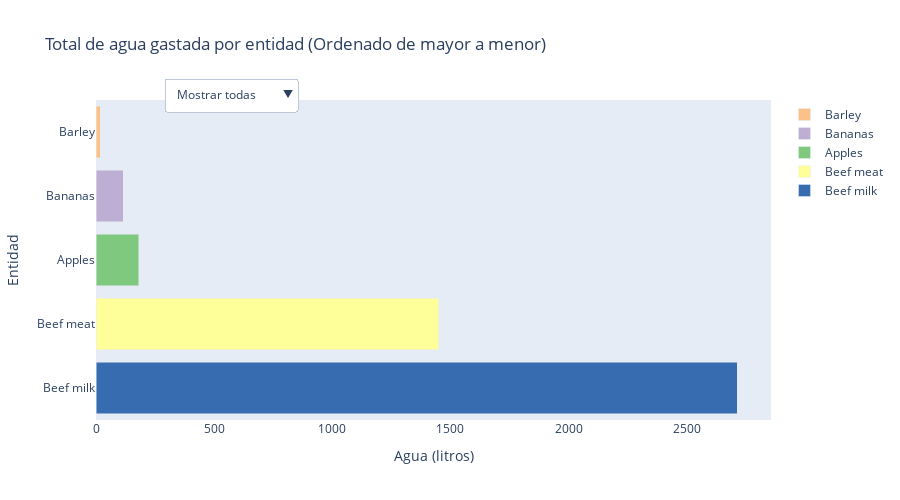

Write notebook code for a chart like this one.
### Code cell
# Eliminar filas con valores nulos en la columna 'Water_l_kg'
df_cleaned = fod.dropna(subset=['Water_l_kg'])

# Ordenar los datos de mayor a menor
df_sorted = df_cleaned.sort_values('Water_l_kg', ascending=False)

# Crear una paleta de colores pastel
colors = [
    '#7fc97f', '#beaed4', '#fdc086', '#ffff99', '#386cb0', '#f0027f', '#bf5b17', '#666666',
    '#1b9e77', '#7570b3', '#d95f02', '#e7298a', '#66a61e', '#e6ab02', '#a6761d', '#666666',
    '#008080', '#8b4513', '#e6d88a', '#a6cee3', '#ffbb78', '#c49c94', '#fdbf6f', '#b2df8a',
    '#fccde5', '#ffffb3', '#c2e699', '#1f78b4', '#33a02c', '#fb9a99', '#b15928', '#666666',
    '#e41a1c', '#377eb8', '#4daf4a', '#984ea3', '#ff7f00', '#a65628', '#f781bf', '#999999',
    '#66c2a5', '#fc8d62', '#8da0cb', '#e78ac3', '#a6d854', '#ffd92f', '#e5c494'
]

# Crear la figura y los datos de las barras
fig = go.Figure()

for i, row in df_sorted.iterrows():
    entity = row['Entity']
    water = row['Water_l_kg']
    
    # Añadir una barra al gráfico para cada entidad
    fig.add_trace(go.Bar(
        x=[water],
        y=[entity],
        orientation='h',
        name=entity,
        marker=dict(color=colors[i % len(colors)])
    ))

# Configurar el diseño del gráfico
fig.update_layout(
    title='Total de agua gastada por entidad (Ordenado de mayor a menor)',
    xaxis_title='Agua (litros)',
    yaxis_title='Entidad',
    barmode='stack',
    height=500
)

# Habilitar la selección de entidades
fig.update_layout(
    updatemenus=[
        dict(
            buttons=list([
                dict(
                    args=['visible', [True] * len(df_sorted)],
                    label='Mostrar todas',
                    method='restyle'
                ),
                dict(
                    args=['visible', [True] * len(df_sorted)],
                    label='Mostrar ninguna',
                    method='restyle'
                )
            ]),
            direction='down',
            pad={'r': 10, 't': 10},
            showactive=True,
            x=0.1,
            xanchor='left',
            y=1.1,
            yanchor='top'
        )
    ]
)

# Actualizar la visibilidad de las entidades al seleccionar/deseleccionar
for i, row in df_sorted.iterrows():
    entity = row['Entity']
    fig.update_traces(visible=True if i < 5 else False, selector=dict(name=entity))

# Mostrar el gráfico
fig.show()

### Figure 1 — Plotly figure (JSON) as saved in the notebook; plotly's stock layout.template omitted (floating-point values rounded to 4 significant figures)
{"data": [{"marker": {"color": "#d95f02"}, "name": "Cheese", "orientation": "h", "type": "bar", "visible": false, "x": [5605.0], "y": ["Cheese"]}, {"marker": {"color": "#ffbb78"}, "name": "Nuts", "orientation": "h", "type": "bar", "visible": false, "x": [4134.0], "y": ["Nuts"]}, {"marker": {"color": "#666666"}, "name": "Fish (farmed)", "orientation": "h", "type": "bar", "visible": false, "x": [3691.0], "y": ["Fish (farmed)"]}, {"marker": {"color": "#386cb0"}, "name": "Beef milk", "orientation": "h", "type": "bar", "visible": true, "x": [2714.0], "y": ["Beef milk"]}, {"marker": {"color": "#377eb8"}, "name": "Rice", "orientation": "h", "type": "bar", "visible": false, "x": [2248.0], "y": ["Rice"]}, {"marker": {"color": "#008080"}, "name": "Groundnuts", "orientation": "h", "type": "bar", "visible": false, "x": [1852.0], "y": ["Groundnuts"]}, {"marker": {"color": "#8b4513"}, "name": "Lamb", "orientation": "h", "type": "bar", "visible": false, "x": [1803.0], "y": ["Lamb"]}, {"marker": {"color": "#fb9a99"}, "name": "Pig Meat", "orientation": "h", "type": "bar", "visible": false, "x": [1796.0], "y": ["Pig Meat"]}, {"marker": {"color": "#ffff99"}, "name": "Beef meat", "orientation": "h", "type": "bar", "visible": true, "x": [1451.0], "y": ["Beef meat"]}, {"marker": {"color": "#666666"}, "name": "Poultry Meat", "orientation": "h", "type": "bar", "visible": false, "x": [660], "y": ["Poultry Meat"]}, {"marker": {"color": "#fc8d62"}, "name": "Wheat & Rye", "orientation": "h", "type": "bar", "visible": false, "x": [647.5], "y": ["Wheat & Rye"]}, {"marker": {"color": "#a6cee3"}, "name": "Milk", "orientation": "h", "type": "bar", "visible": false, "x": [628.2], "y": ["Milk"]}, {"marker": {"color": "#1b9e77"}, "name": "Cane Sugar", "orientation": "h", "type": "bar", "visible": false, "x": [620.1], "y": ["Cane Sugar"]}, {"marker": {"color": "#a6761d"}, "name": "Eggs", "orientation": "h", "type": "bar", "visible": false, "x": [577.7], "y": ["Eggs"]}, {"marker": {"color": "#e6ab02"}, "name": "Dark Chocolate", "orientation": "h", "type": "bar", "visible": false, "x": [540.6], "y": ["Dark Chocolate"]}, {"marker": {"color": "#c49c94"}, "name": "Oatmeal", "orientation": "h", "type": "bar", "visible": false, "x": [482.4], "y": ["Oatmeal"]}, {"marker": {"color": "#ffffb3"}, "name": "Other Pulses", "orientation": "h", "type": "bar", "visible": false, "x": [435.7], "y": ["Other Pulses"]}, {"marker": {"color": "#bf5b17"}, "name": "Berries & Grapes", "orientation": "h", "type": "bar", "visible": false, "x": [419.6], "y": ["Berries & Grapes"]}, {"marker": {"color": "#33a02c"}, "name": "Peas", "orientation": "h", "type": "bar", "visible": false, "x": [396.6], "y": ["Peas"]}, {"marker": {"color": "#66c2a5"}, "name": "Tomatoes", "orientation": "h", "type": "bar", "visible": false, "x": [369.8], "y": ["Tomatoes"]}, {"marker": {"color": "#984ea3"}, "name": "Shrimps (farmed)", "orientation": "h", "type": "bar", "visible": false, "x": [220], "y": ["Shrimps (farmed)"]}, {"marker": {"color": "#f0027f"}, "name": "Beet Sugar", "orientation": "h", "type": "bar", "visible": false, "x": [217.7], "y": ["Beet Sugar"]}, {"marker": {"color": "#e6d88a"}, "name": "Maize", "orientation": "h", "type": "bar", "visible": false, "x": [215.7], "y": ["Maize"]}, {"marker": {"color": "#7fc97f"}, "name": "Apples", "orientation": "h", "type": "bar", "visible": true, "x": [180.1], "y": ["Apples"]}, {"marker": {"color": "#fccde5"}, "name": "Other Fruit", "orientation": "h", "type": "bar", "visible": false, "x": [153.5], "y": ["Other Fruit"]}, {"marker": {"color": "#999999"}, "name": "Tofu", "orientation": "h", "type": "bar", "visible": false, "x": [148.6], "y": ["Tofu"]}, {"marker": {"color": "#666666"}, "name": "Brassicas", "orientation": "h", "type": "bar", "visible": false, "x": [119.4], "y": ["Brassicas"]}, {"marker": {"color": "#beaed4"}, "name": "Bananas", "orientation": "h", "type": "bar", "visible": true, "x": [114.5], "y": ["Bananas"]}, {"marker": {"color": "#c2e699"}, "name": "Other Vegetables", "orientation": "h", "type": "bar", "visible": false, "x": [102.5], "y": ["Other Vegetables"]}, {"marker": {"color": "#e7298a"}, "name": "Citrus Fruit", "orientation": "h", "type": "bar", "visible": false, "x": [82.7], "y": ["Citrus Fruit"]}, {"marker": {"color": "#8da0cb"}, "name": "Wine", "orientation": "h", "type": "bar", "visible": false, "x": [78.9], "y": ["Wine"]}, {"marker": {"color": "#b15928"}, "name": "Potatoes", "orientation": "h", "type": "bar", "visible": false, "x": [59.1], "y": ["Potatoes"]}, {"marker": {"color": "#4daf4a"}, "name": "Root Vegetables", "orientation": "h", "type": "bar", "visible": false, "x": [28.4], "y": ["Root Vegetables"]}, {"marker": {"color": "#ff7f00"}, "name": "Soy milk", "orientation": "h", "type": "bar", "visible": false, "x": [27.8], "y": ["Soy milk"]}, {"marker": {"color": "#66a61e"}, "name": "Coffee", "orientation": "h", "type": "bar", "visible": false, "x": [25.9], "y": ["Coffee"]}, {"marker": {"color": "#fdc086"}, "name": "Barley", "orientation": "h", "type": "bar", "visible": true, "x": [17.1], "y": ["Barley"]}, {"marker": {"color": "#b2df8a"}, "name": "Onions & Leeks", "orientation": "h", "type": "bar", "visible": false, "x": [14.3], "y": ["Onions & Leeks"]}, {"marker": {"color": "#7570b3"}, "name": "Cassava", "orientation": "h", "type": "bar", "visible": false, "x": [0], "y": ["Cassava"]}], "layout": {"barmode": "stack", "height": 500, "title": {"text": "Total de agua gastada por entidad (Ordenado de mayor a menor)"}, "updatemenus": [{"buttons": [{"args": ["visible", [true, true, true, true, true, true, true, true, true, true, true, true, true, true, true, true, true, true, true, true, true, true, true, true, true, true, true, true, true, true, true, true, true, true, true, true, true, true]], "label": "Mostrar todas", "method": "restyle"}, {"args": ["visible", [true, true, true, true, true, true, true, true, true, true, true, true, true, true, true, true, true, true, true, true, true, true, true, true, true, true, true, true, true, true, true, true, true, true, true, true, true, true]], "label": "Mostrar ninguna", "method": "restyle"}], "direction": "down", "pad": {"r": 10, "t": 10}, "showactive": true, "x": 0.1, "xanchor": "left", "y": 1.1, "yanchor": "top"}], "xaxis": {"title": {"text": "Agua (litros)"}}, "yaxis": {"title": {"text": "Entidad"}}}}
